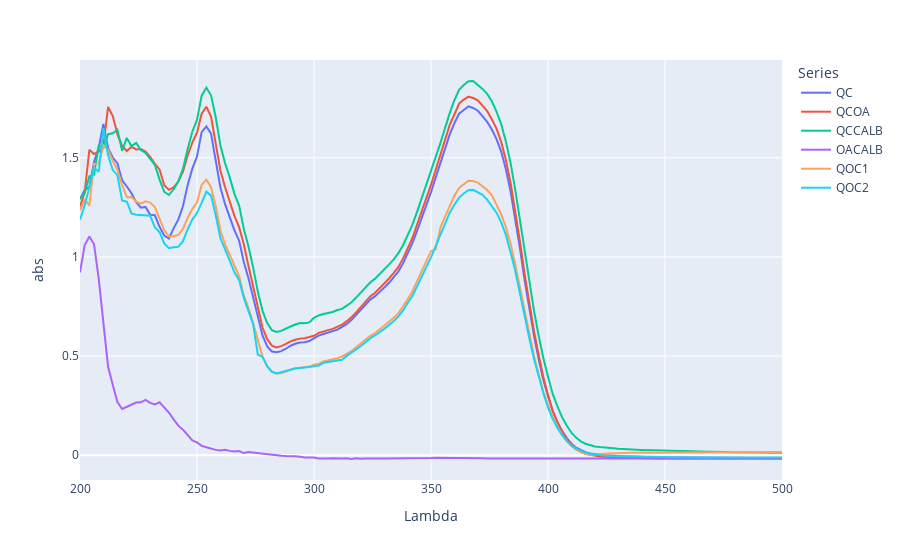

Here is the notebook cell this chart was saved with:
### Markdown cell above
### ***72 horas 200 rpm 50 °C***

### Code cell
import pandas as pd
import plotly.express as px
import os

# Define the file path for different operating systems
file_path = r'D:/OneDog/OneDrive/IrohLabs/JOE/JoeVV/df/72ha.csv'

# Adjust file path for Unix-like systems (Linux, macOS) if necessary
if os.name != 'nt':  # 'nt' is the name for Windows systems
    file_path = file_path.replace('D:', '/mnt/d').replace('\\', '/')

# Load the data
df = pd.read_csv(file_path)

# Melt the DataFrame to long format
df_melted = df.melt(id_vars=['Lambda'], var_name='Series', value_name='abs')

# Create the line plot
fig = px.line(df_melted, x='Lambda', y='abs', color='Series')

# Show the plot
fig.show()

### Figure 1 — Plotly figure (JSON) as saved in the notebook; plotly's stock layout.template omitted (floating-point values rounded to 4 significant figures; data arrays with more than 128 entries replaced by an {"elided": "..."} marker saying what was removed)
{"data": [{"hovertemplate": "Series=QC<br>Lambda=%{x}<br>abs=%{y}<extra></extra>", "legendgroup": "QC", "line": {"color": "#636efa", "dash": "solid"}, "marker": {"symbol": "circle"}, "mode": "lines", "name": "QC", "orientation": "v", "showlegend": true, "type": "scatter", "visible": true, "x": {"elided": "151 int values"}, "xaxis": "x", "y": {"elided": "151 float values"}, "yaxis": "y"}, {"hovertemplate": "Series=QCOA<br>Lambda=%{x}<br>abs=%{y}<extra></extra>", "legendgroup": "QCOA", "line": {"color": "#EF553B", "dash": "solid"}, "marker": {"symbol": "circle"}, "mode": "lines", "name": "QCOA", "orientation": "v", "showlegend": true, "type": "scatter", "visible": true, "x": {"elided": "151 int values"}, "xaxis": "x", "y": {"elided": "151 float values"}, "yaxis": "y"}, {"hovertemplate": "Series=QCCALB<br>Lambda=%{x}<br>abs=%{y}<extra></extra>", "legendgroup": "QCCALB", "line": {"color": "#00cc96", "dash": "solid"}, "marker": {"symbol": "circle"}, "mode": "lines", "name": "QCCALB", "orientation": "v", "showlegend": true, "type": "scatter", "visible": true, "x": {"elided": "151 int values"}, "xaxis": "x", "y": {"elided": "151 float values"}, "yaxis": "y"}, {"hovertemplate": "Series=OACALB<br>Lambda=%{x}<br>abs=%{y}<extra></extra>", "legendgroup": "OACALB", "line": {"color": "#ab63fa", "dash": "solid"}, "marker": {"symbol": "circle"}, "mode": "lines", "name": "OACALB", "orientation": "v", "showlegend": true, "type": "scatter", "visible": true, "x": {"elided": "151 int values"}, "xaxis": "x", "y": {"elided": "151 float values"}, "yaxis": "y"}, {"hovertemplate": "Series=QOC1<br>Lambda=%{x}<br>abs=%{y}<extra></extra>", "legendgroup": "QOC1", "line": {"color": "#FFA15A", "dash": "solid"}, "marker": {"symbol": "circle"}, "mode": "lines", "name": "QOC1", "orientation": "v", "showlegend": true, "type": "scatter", "visible": true, "x": {"elided": "151 int values"}, "xaxis": "x", "y": {"elided": "151 float values"}, "yaxis": "y"}, {"hovertemplate": "Series=QOC2<br>Lambda=%{x}<br>abs=%{y}<extra></extra>", "legendgroup": "QOC2", "line": {"color": "#19d3f3", "dash": "solid"}, "marker": {"symbol": "circle"}, "mode": "lines", "name": "QOC2", "orientation": "v", "showlegend": true, "type": "scatter", "visible": true, "x": {"elided": "151 int values"}, "xaxis": "x", "y": {"elided": "151 float values"}, "yaxis": "y"}], "layout": {"autosize": true, "legend": {"title": {"text": "Series"}, "tracegroupgap": 0}, "margin": {"t": 60}, "xaxis": {"anchor": "y", "autorange": true, "domain": [0, 1], "range": [200, 500], "title": {"text": "Lambda"}, "type": "linear"}, "yaxis": {"anchor": "x", "autorange": true, "domain": [0, 1], "range": [-0.1249, 1.993], "title": {"text": "abs"}, "type": "linear"}}}
